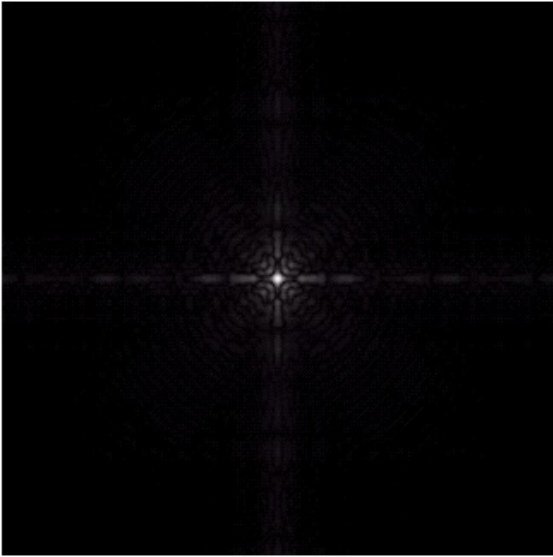
#> input picture img/Screenshot 2023-11-28 023409.png, 553 x 557 px, found by its file name
$ python BienDoiLogarit.py
#> lines starting #> are read from the running program, lines starting #| are printed output that depends on the picture
import cv2
import numpy as np
import matplotlib.pyplot as plt

def log_transform(input_image, c):
    output_image = c * np.log1p(input_image)
    return output_image

# Đọc ảnh đầu vào
input_image = cv2.imread('img/Screenshot 2023-11-28 023409.png', cv2.IMREAD_GRAYSCALE)
#> input_image: shape (557, 553); min 0, max 255, mean 3

# Hằng số c cho biến đổi log
c = 1.0

# Áp dụng biến đổi logarit
log_transformed_image = log_transform(input_image, c)
#> in log_transform, `output_image = c * np.log1p(input_image)`:
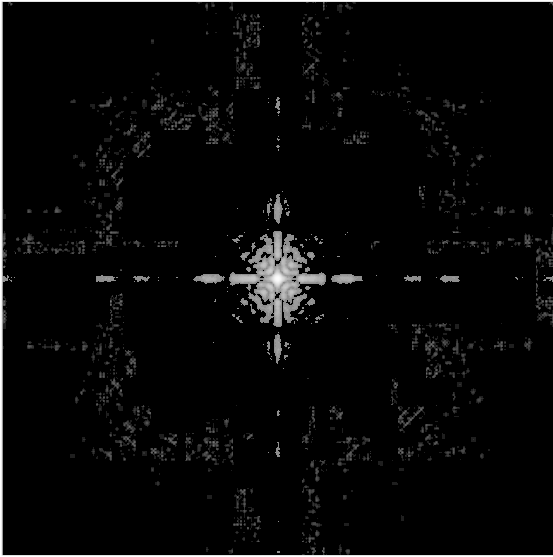
#> output_image: shape (557, 553) float16; min 0, max 5.55, mean 0.176; drawn with min black and max white

# Hiển thị ảnh gốc và ảnh sau khi biến đổi logarit
plt.subplot(1, 2, 1), plt.imshow(input_image, cmap='gray'), plt.title('Ảnh gốc')
plt.subplot(1, 2, 2), plt.imshow(log_transformed_image, cmap='gray'), plt.title('Ảnh sau biến đổi Log')
plt.show()
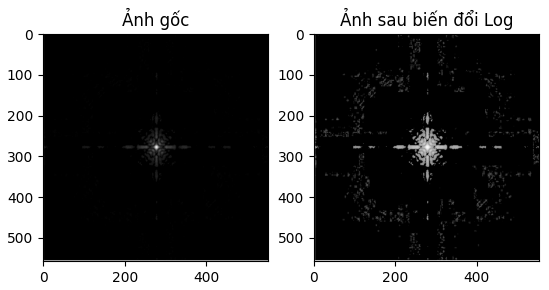
#> figure drawn by matplotlib, 2 panels

$ run again, with img/Screenshot 2023-11-28 004714.png copied over img/Screenshot 2023-11-28 023409.png
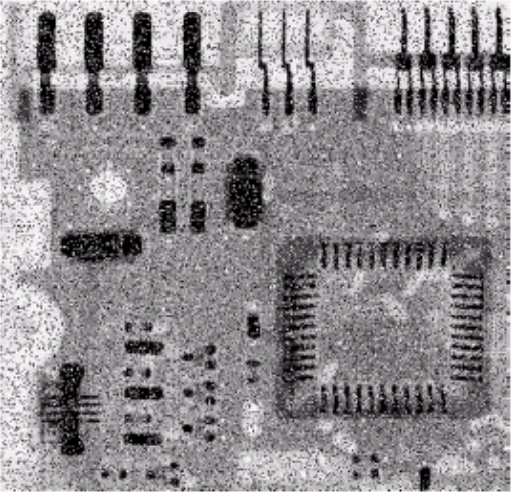
#> input picture img/Screenshot 2023-11-28 004714.png, 513 x 492 px, found by its file name
#> in log_transform, `output_image = c * np.log1p(input_image)`:
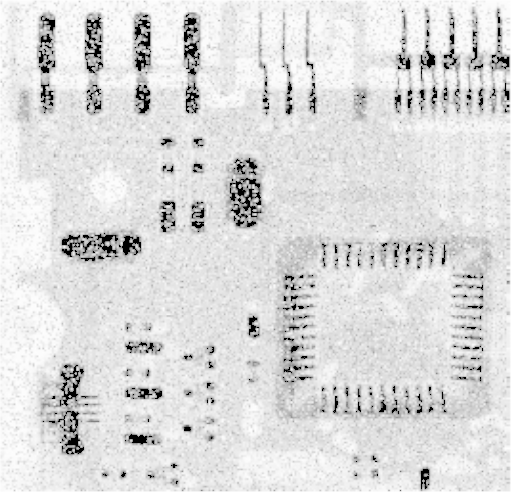
#> output_image: shape (492, 513) float16; min 0, max 5.55, mean 4.78; drawn with min black and max white
#> `plt.show()`:
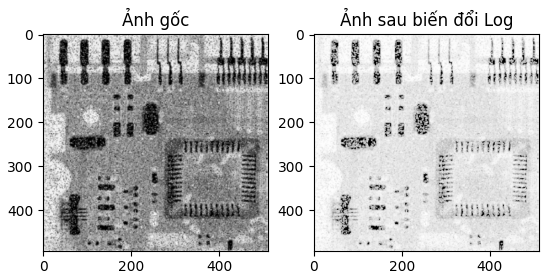
#> figure drawn by matplotlib, 2 panels

$ run again, with img/Screenshot 2023-11-28 013342.png copied over img/Screenshot 2023-11-28 023409.png
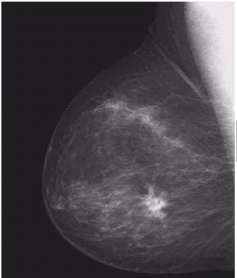
#> input picture img/Screenshot 2023-11-28 013342.png, 237 x 278 px, found by its file name
#> in log_transform, `output_image = c * np.log1p(input_image)`:
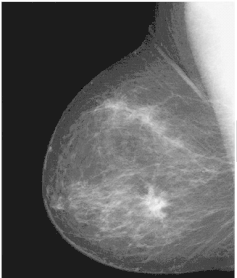
#> output_image: shape (278, 237) float16; min 3.09, max 5.55, mean 4.04; drawn with min black and max white
#> `plt.show()`:
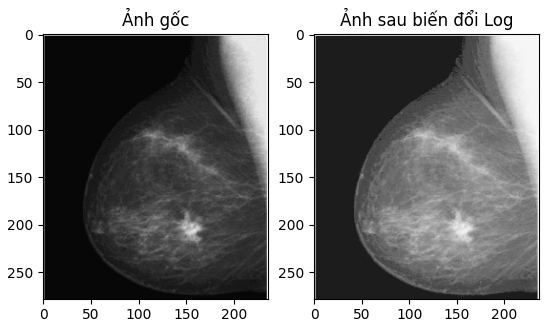
#> figure drawn by matplotlib, 2 panels

$ run again, with img/Screenshot 2023-11-28 020350.png copied over img/Screenshot 2023-11-28 023409.png
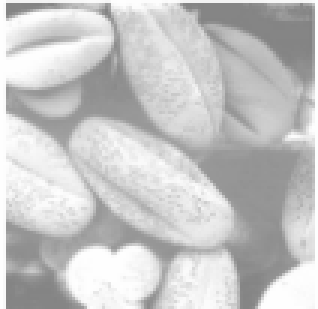
#> input picture img/Screenshot 2023-11-28 020350.png, 106 x 103 px, found by its file name (shown 3 times larger)
#> input_image is the input picture: shape (103, 106); min 131, max 254, mean 198.1
#> in log_transform, `output_image = c * np.log1p(input_image)`:
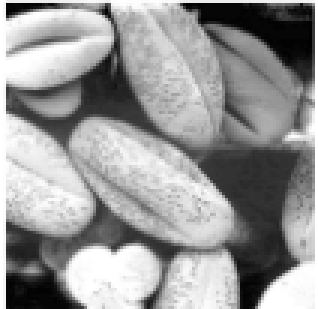
#> output_image: shape (103, 106) float16 (shown 3 times larger); min 4.88, max 5.54, mean 5.27; drawn with min black and max white
#> `plt.show()`:
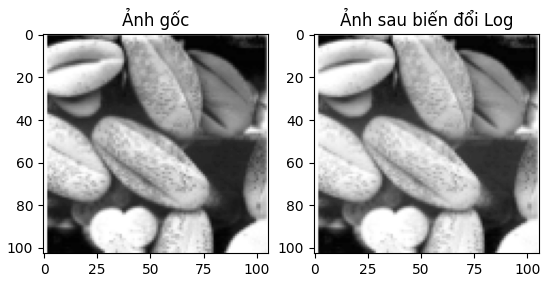
#> figure drawn by matplotlib, 2 panels
